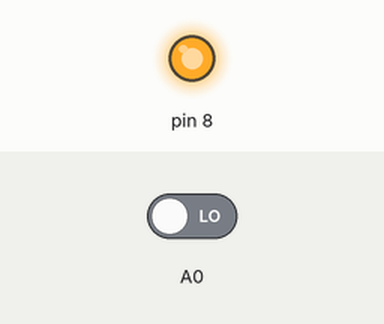
A sketch run on a simulated Arduino Uno, built with avr-gcc and run on an emulated ATmega328P. Shown: output pins drawn as LEDs (lit = HIGH). Inputs (shaded band) come from the test bench; at power-on: A0 LOW.

Above: at 0.1 s.
Timing chart, 0 to 1.6 s (numbered marks = the images above):
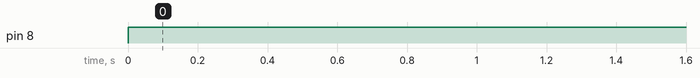

Measured:
- by itself, pin 8: LOW → HIGH at 0.00 s

The sketch:

sketch_apr30b.ino
```cpp
void setup() {
  pinMode(A0,INPUT);
  pinMode(8,OUTPUT);
  digitalWrite(8,LOW);
}

void loop() {

    do{
      digitalWrite(8,HIGH);
      }
     while(digitalRead(A0)==HIGH);
  }
```
